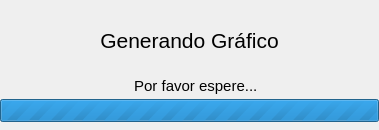
<?xml version="1.0" encoding="UTF-8"?>
<ui version="4.0">
 <class>Dialog</class>
 <widget class="QDialog" name="Dialog">
  <property name="geometry">
   <rect>
    <x>0</x>
    <y>0</y>
    <width>379</width>
    <height>130</height>
   </rect>
  </property>
  <property name="sizePolicy">
   <sizepolicy hsizetype="Preferred" vsizetype="Maximum">
    <horstretch>0</horstretch>
    <verstretch>0</verstretch>
   </sizepolicy>
  </property>
  <property name="minimumSize">
   <size>
    <width>379</width>
    <height>130</height>
   </size>
  </property>
  <property name="maximumSize">
   <size>
    <width>379</width>
    <height>130</height>
   </size>
  </property>
  <property name="windowTitle">
   <string>Dialog</string>
  </property>
  <widget class="QLabel" name="label">
   <property name="geometry">
    <rect>
     <x>0</x>
     <y>10</y>
     <width>379</width>
     <height>61</height>
    </rect>
   </property>
   <property name="font">
    <font>
     <pointsize>16</pointsize>
    </font>
   </property>
   <property name="text">
    <string>Generando Gráfico</string>
   </property>
   <property name="alignment">
    <set>Qt::AlignmentFlag::AlignCenter</set>
   </property>
  </widget>
  <widget class="QLabel" name="label_2">
   <property name="geometry">
    <rect>
     <x>0</x>
     <y>60</y>
     <width>379</width>
     <height>51</height>
    </rect>
   </property>
   <property name="font">
    <font>
     <pointsize>11</pointsize>
     <fontweight>Light</fontweight>
    </font>
   </property>
   <property name="text">
    <string>   Por favor espere...</string>
   </property>
   <property name="alignment">
    <set>Qt::AlignmentFlag::AlignCenter</set>
   </property>
  </widget>
  <widget class="QProgressBar" name="progressBar">
   <property name="geometry">
    <rect>
     <x>0</x>
     <y>99</y>
     <width>379</width>
     <height>23</height>
    </rect>
   </property>
   <property name="maximum">
    <number>0</number>
   </property>
   <property name="value">
    <number>-1</number>
   </property>
   <property name="alignment">
    <set>Qt::AlignmentFlag::AlignCenter</set>
   </property>
  </widget>
 </widget>
 <resources/>
 <connections/>
</ui>
